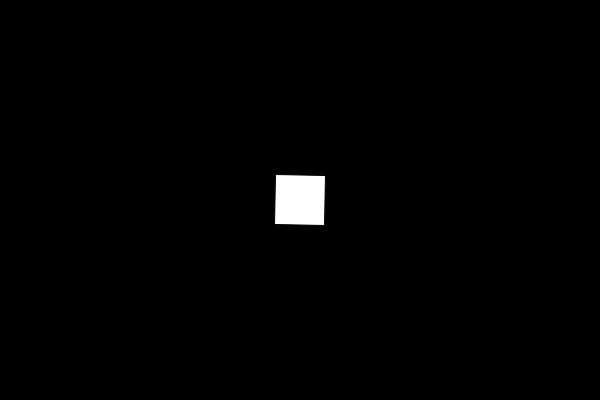
Frame 1 (no input)
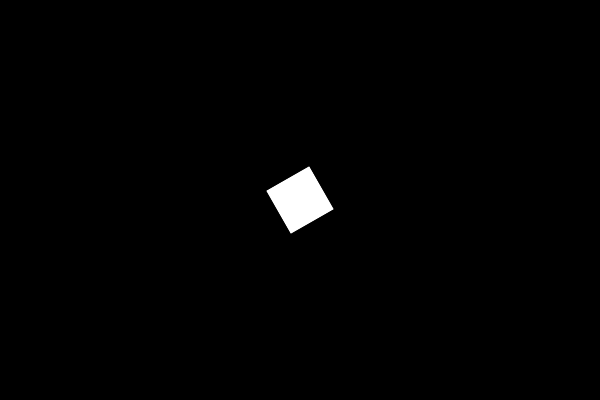
Frame 60 (the mouse pressed at the canvas centre just before this capture)
Frame 120 (the mouse held since frame 60 and released just before this capture): identical to frame 60, image omitted

The Processing sketch that drew these frames (run headless with seeded random() and noise(); from frame 60 on, the mouse is pressed at the canvas centre):

// Processing sketch: rect_rotate3
// ── rect_rotate3.pde
float x = 300;
float y = 200;
int angle = 0, speed = 1;
float rad = radians(0);
void setup() {
  size(600,400);
}

void draw() {
    background(0);
    fill(255);
    rectMode(CENTER);
    translate(x,y);
    angle += speed;
    if (angle>90 || angle<-90)
      speed *= -1;
    rad += radians(speed);
    rotate(rad);
    rect(0,0,50,50);
}
